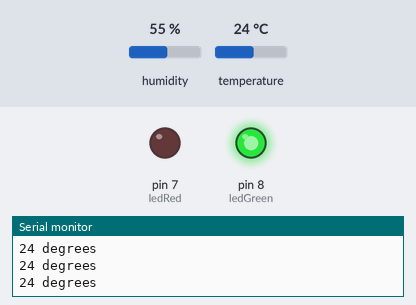
Recording of a sketch running on a simulated Arduino Uno, built with avr-gcc and run on an emulated ATmega328P. Parts: output pins drawn as LEDs (lit = HIGH), the last lines printed to the serial monitor. Inputs (shaded band) come from the test bench; at power-on: temperature 24 °C, humidity 55 %.

Above: at 1.4 s.
1.5 s: temperature set to 26 °C
At 3.7 s:
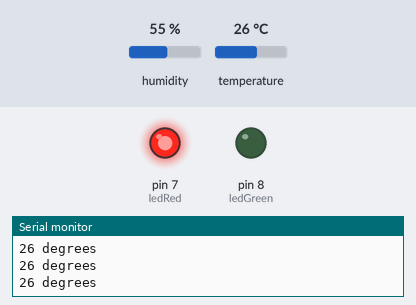
4.0 s: temperature set to 12 °C
At 4.94 s:
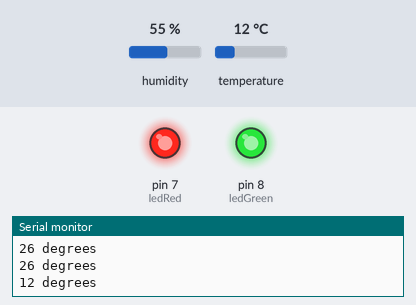
6.5 s: temperature set to 28 °C
At 8.3 s:
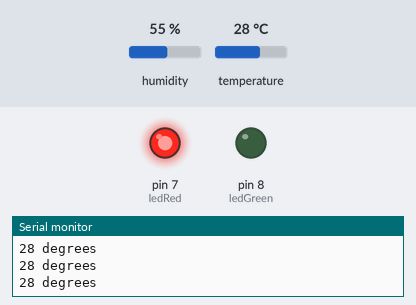
Timing chart, 0 to 9.8 s (numbered marks = the images above; inputs shaded):
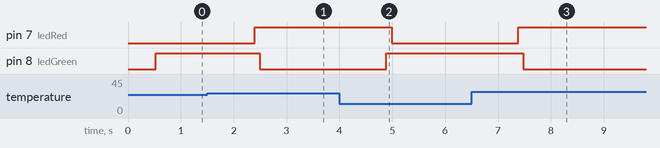

Measured:
- the behaviour switches between 24 and 25 °C on temperature (found by bisection; images 0 and 1)
- after the input at 1.5 s, pin 7 (ledRed): LOW → HIGH after 0.89 s; pin 8 (ledGreen): HIGH → LOW after 0.99 s
- after the input at 4.0 s, pin 7 (ledRed): HIGH → LOW after 0.99 s; pin 8 (ledGreen): LOW → HIGH after 0.89 s
- after the input at 6.5 s, pin 7 (ledRed): LOW → HIGH after 0.88 s; pin 8 (ledGreen): HIGH → LOW after 0.98 s

The sketch:

DHT11_with_LED.ino
```cpp
/*
Aralinks Coding Education
modified 27 April 2019
by Nikko Llanes
*/

#include<dht.h>// DHT11 humidity sensor library
dht DHT; //Creating sensor object
#define DHT11_PIN 2 // Sensor is connected to Arduino pin 2

int temp;

int ledRed =7;
int ledGreen=8;

void setup() {
  Serial.begin(9600);
  pinMode(2,INPUT);       //DHT11
  pinMode(ledRed, OUTPUT);
  pinMode(ledGreen, OUTPUT);
}
void loop() {
  int chk = DHT.read11(DHT11_PIN); //Reading data from sensor
  temp = DHT.temperature;

   Serial.print(DHT.temperature,0);//prints obtained temperature on serial port
  Serial.println(" degrees");
  delay(500);

  if (temp < 25) {
    digitalWrite(ledGreen, HIGH);
    delay(100);
    digitalWrite(ledRed, LOW);
  }
  else {
    digitalWrite(ledRed, HIGH);
    delay(100);
    digitalWrite(ledGreen, LOW);
    }
}
```
